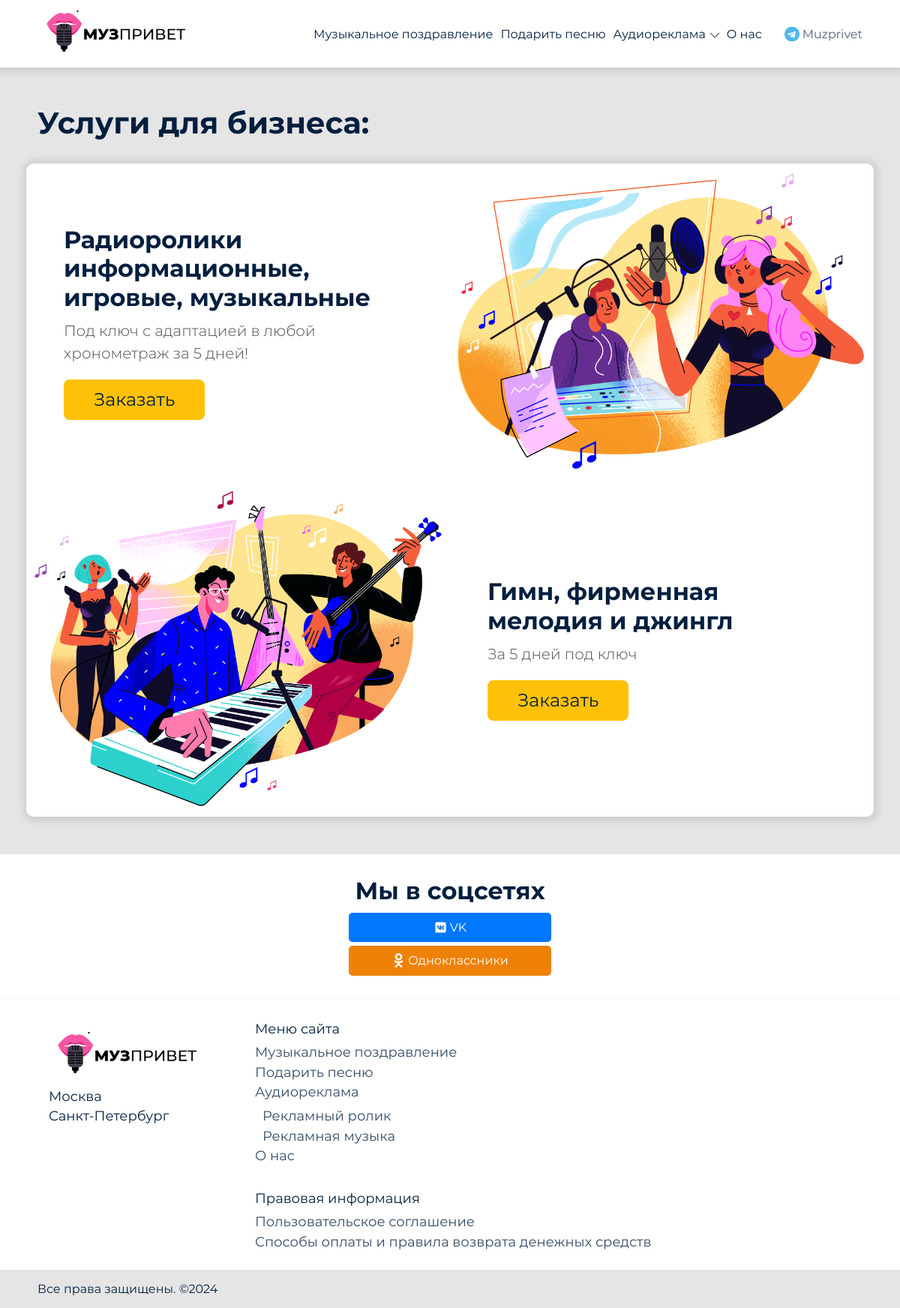
/audioreklama/, run on the app's committed database.
### musprivet/models.py (models this page shows, shortened)
class Category(models.Model):
    name = models.CharField(max_length=100, db_index=True, verbose_name='название')
    slug = models.CharField(max_length=100, db_index=True, verbose_name='слаг')
    image = models.ImageField(upload_to='images/', null=True, blank=True, default=None, verbose_name='картинка (опционально)')
    class Meta:
        db_table = 'category'
        verbose_name = 'категория'
        verbose_name_plural = '1.1. Таблица категорий'

class Subcategory(models.Model):
    name = models.CharField(max_length=100, db_index=True, verbose_name='название')
    category = models.ForeignKey(Category, on_delete=models.CASCADE, max_length=100, related_name='subcategory',
                                 verbose_name='категория')
    slug = models.SlugField(max_length=255, unique=True, db_index=True, default=None, verbose_name='слаг (автоматически)')
    class Meta:
        db_table = 'subcategory'
        verbose_name = 'подкатегория'
        verbose_name_plural = '1.2. Таблица подкатегорий'

### musprivet/views.py (the view)
# urls.py: path('audioreklama/', AdvertisementView.as_view(), name='audioreklama'),
class AdvertisementView(TemplateView):
    template_name = 'musprivet/audioreklama.html'
    def get_context_data(self, **kwargs):
        context = super().get_context_data(**kwargs)
        category_url = 'audioreklama'
        category = get_object_or_404(Category, slug=category_url)
        context['categories'] = Category.objects.all()
        context['subcategories'] = Subcategory.objects.all()
        context['title'] = 'Готовые музыкальные поздравления и песни на заказ в подарок для ваших любимых от Музпривет.'
        context['url'] = self.request.build_absolute_uri(reverse('musprivet:audioreklama'))
        context['description'] = 'Услуги для бизнеса: ' + category.name + ' ' + ' Под ключ с адаптацией в ' \
                                                                                'любой хронометраж за 5 дней!'
        if category.image == None:
            context['image'] = self.request.build_absolute_uri(static('img/mainicon.png'))
        else:
            image_url = category.image.url
            context['image'] = self.request.build_absolute_uri(image_url)
        return context

### musprivet/templates/musprivet/audioreklama.html (shortened to what this page needs)
{% extends 'musprivet/base.html' %}
{% load static %}
{% block content %}
 <section class="audioreklama">
      <div class="container">
        <h1 class="main__title audioreklama__title">Услуги для бизнеса:</h1>
        <ul class="list-reset audioreklama__list row">
          <li class="audioreklama__list-item col-12 col-lg-6 order-lg-1">
            <h2 class="audioreklama__list-item-title">Радиоролики информационные, игровые, музыкальные</h2>
            <p class="audioreklama__list-item-descr">Под ключ с адаптацией в любой хронометраж за 5 дней!</p>
            <a class="audioreklama__list-item-link" href="reklamnyj-rolik">Заказать</a>
          </li>
          <li class="audioreklama__list-item col-12 col-lg-6 order-lg-2">
            <img class="audioreklama__img" src="{% static 'img/audioreklama1.png' %}" alt="audioreklama1">
          </li>
          <li class="audioreklama__list-item col-12 col-lg-6 order-lg-4">
            <h2 class="audioreklama__list-item-title">Гимн, фирменная мелодия
              и джингл</h2>
            <p class="audioreklama__list-item-descr">За 5 дней под ключ</p>
            <a class="audioreklama__list-item-link" href="#">Заказать</a>
          </li>
          <li class="audioreklama__list-item col-12 col-lg-6 order-lg-3">
            <img class="audioreklama__img" src="{% static 'img/audioreklama2.png' %}" alt="audioreklama2">
          </li>
        </ul>
      </div>
 </section>
    {% include "musprivet/social_links.html" %}
{% endblock %}

### musprivet/templates/musprivet/header.html (shortened to what this page needs)
{% load static %}
    <div class="container header__container flex align-items-center">
      <a class="header__logo" href="{% url 'musprivet:congrat_list_default' %}"><img class="header__logo-img" src="{% static 'img/mainicon.png' %}" alt="icon"></a>
      <nav class="nav">
        {% if categories %}
          <ul class="list-reset nav__list flex">
            {% for category in categories %}
              {% if category.subcategory.all.count > 0 %}
                  <li style="position: relative;">
                    <a class="nav__link nav__link_2level" href="/{{ category.slug }}">{{ category.name }}</a>
                  </li>
                {% else %}
                    <li>
                        <a class="nav__link nav__link" href="/{{ category.slug }}">{{ category.name }}</a>
                    </li>
                {% endif %}
            {% endfor %}
          {% endif %}
              <li>
                  <a class="nav__link" href='{% url 'musprivet:about_us' %}'>О&nbsp;нас</a>
              </li>
            </ul>
      </nav>
      <a class="header__btn-link header__btn-link_hidden" href="https://t.me/muzprivet">Muzprivet</a>
    </div>

### musprivet/templates/musprivet/footer.html
{% load static %}
<div class="container footer__container row">
      <div class="footer__left col-12 col-lg-3">
        <a class="footer__logo" href="{% url 'musprivet:congrat_list_default' %}">
          <img class="footer__img" src="{% static 'img/mainicon.png' %}" alt="mainicon">
        </a>
        <ul class="list-reset">
          <li class="footer__city footer__list-item">Москва</li>
          <li class="footer__city footer__list-item">Санкт-Петербург</li>
        </ul>
      </div>
      <div class="footer__middle col-12 col-lg-9 flex">
        <div>
          <h3 class="footer__title">
            Меню сайта
          </h3>
          {% if categories %}
            <ul class="list-reset footer__list">
                {% for category in categories %}
                    <li class="footer__list-item">
                        {% if category.subcategory.all.count > 0 %}
                            <a class="footer__link footer__link_level2" href="/{{ category.slug }}">
                                {{ category.name }}
                            </a>
                            <ul class="list-reset footer__list_level2">
                                {% for subcategory in category.subcategory.all %}
                                    <li class="footer__list-item">
                                        <a class="footer__link" href="/{{ category.slug }}/{{ subcategory.slug }}">
                                            {{ subcategory.name }}
                                        </a>
                                    </li>
                                {% endfor %}
                            </ul>
                        {% else %}
                            <a class="footer__link" href="/{{ category.slug }}">
                                {{ category.name }}
                            </a>
                        {% endif %}
                    </li>
                {% endfor %}
            {% endif %}
                    <li class="footer__list-item">
                        <a class="footer__link" href="{% url 'musprivet:about_us' %}">О нас</a>
                    </li>
            </ul>
        </div>
        <div>
          <h3 class="footer__title">
            Правовая информация
          </h3>
          <ul class="list-reset">
            <li class="footer__list-item">
              <a class="footer__link" href="{% url 'musprivet:user_manual' %}">
                Пользовательское соглашение
              </a>
            </li>
            <li class="footer__list-item">
              <a class="footer__link" href="{% url 'musprivet:refund' %}">
                Способы оплаты и правила возврата денежных средств
              </a>
            </li>
          </ul>
        </div>
      </div>
    </div>
    <div class="footer__copyrigth">
      <div class="container">
        Все права защищены. ©2024
      </div>
    </div>

### musprivet/static/css/style.css (style rules this page uses)
html { box-sizing: border-box; }
*, *::before, *::after { box-sizing: inherit; }
:root { --font-family: "Montserrat", sans-serif; --second-family: "Arial", sans-serif; --textcolor: rgb(0, 31, 63); --altcolor: #a546b2; --yellow: rgb(255, 193, 7); --lessyellow: #f9ea85; --altback: #4F2D79; --playercolor: rgb(241, 243, 244); --green-corp: rgb(0, 169, 157); --form-color: rgb(222, 226, 230); --form-color-active: rgb(241, 243, 244); }
a { color: inherit; text-decoration: none; }
body { font-family: 'Montserrat', sans-serif; font-weight: 400; min-width: 320px; color: var(--textcolor); line-height: 1.2; }
.container { max-width: 1320px; padding: 0 50px; margin: 0 auto; width: 100%; }
.list-reset { margin-top: 0; margin-bottom: 0; padding: 0; list-style: none; }
.flex { display: flex; }
h1, h2, h3, h4, p { margin: 0; }
* { transition: all 0.2s linear; }
.main__title { margin-bottom: 10px; font-size: 32px; font-weight: 700; }
.header__logo { width: 212px; margin-right: auto; }
.header__logo-img { width: 100%; height: auto; }
.nav { margin-right: 30px; }
.nav__list { gap: 10px; }
.nav__link_2level { padding-right: 18px; background-image: url(../img/arrowdown.svg); background-repeat: no-repeat; background-size: 12px; background-position: right; }
.header__btn-link { padding-left: 24px; background-image: url(../img/telegram.png); background-repeat: no-repeat; background-size: 20px; background-position: left; opacity: 0.7; }
.nav__link { padding-bottom: 3px; }
.header__container { position: relative; }
.footer__container { margin-bottom: 20px; }
.footer__logo { display: block; max-width: 212px; }
.footer__img { width: 100%; }
.footer__city { font-size: 18px; color: var(--textcolor); }
.footer__title { margin-bottom: 10px; font-weight: 400; font-size: 18px; color: var(--textcolor); }
.footer__list-item { margin-bottom: 5px; }
.footer__list_level2 { padding-left: 10px; }
.footer__link_level2 { display: block; margin-bottom: 10px; }
.footer__link { opacity: 0.8; font-size: 18px; color: var(--textcolor); }
.footer__middle { gap: 30px; flex-wrap: wrap; }
.footer__copyrigth { padding: 16px 0; background-color: rgb(229, 229, 229); }
.audioreklama { padding: 50px 0; background-color: rgb(229, 229, 229); }
.audioreklama__title { margin-bottom: 30px; font-size: 40px; line-height: 48px; }
.audioreklama__list { background-color: #fff; border-radius: 10px; box-shadow: 1px 1px 10px 5px rgba(0, 0, 0, 0.1); }
.audioreklama__list-item { align-self: center; padding: 50px; }
.audioreklama__list-item:nth-child(2n) { padding: 10px; }
.audioreklama__img { width: 100%; }
.audioreklama__list-item-title { margin-bottom: 10px; font-size: 32px; line-height: 1.2; }
.audioreklama__list-item-descr { margin-bottom: 20px; font-weight: 300; font-size: 20px; line-height: 1.5; color: rgba(0, 0, 0, 0.7); }
.audioreklama__list-item-link { display: block; width: fit-content; padding: 12px 40px; border-radius: 8px; background-color: var(--yellow); font-size: 24px; line-height: 30px; }

### data on the page
Category: name "Музыкальное поздравление"
Category: name "Подарить песню"
Category: name "Аудиореклама"
Subcategory: name "Рекламный ролик"
Subcategory: name "Рекламная музыка"
